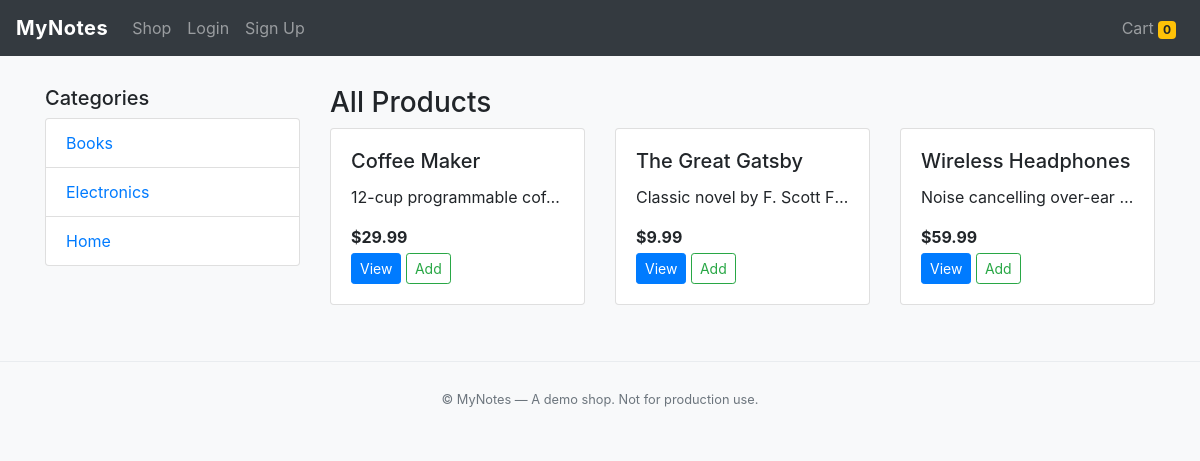
Page /shop on the committed database.
### Website/models.py (models this page shows)
class Category(db.Model):
    id = db.Column(db.Integer, primary_key=True)
    name = db.Column(db.String(150), unique=True, nullable=False)
    description = db.Column(db.String(500))
    products = db.relationship('Product', backref='category', lazy=True)

class Product(db.Model):
    id = db.Column(db.Integer, primary_key=True)
    name = db.Column(db.String(200), nullable=False)
    description = db.Column(db.String(2000))
    price = db.Column(db.Float, nullable=False, default=0.0)
    image = db.Column(db.String(300))
    category_id = db.Column(db.Integer, db.ForeignKey('category.id'))

### Website/views.py (the view)
@views.route('/shop')
def shop():
    categories = Category.query.order_by(Category.name).all()
    products = Product.query.order_by(Product.name).all()
    return render_template('shop.html', categories=categories, products=products)

### Website/Templates/shop.html (shortened to what this page needs)
{% extends "base.html" %}
{% block content %}
<div class="row">
  <div class="col-md-3">
    <h5>Categories</h5>
    <ul class="list-group">
      {% for cat in categories %}
      <li class="list-group-item"><a href="{{ url_for('views.category_page', category_id=cat.id) }}">{{ cat.name }}</a></li>
      {% endfor %}
    </ul>
  </div>
  <div class="col-md-9">
    <h3>All Products</h3>
    <div class="row">
      {% for p in products %}
      <div class="col-md-4 mb-3">
        <div class="card h-100">
          <div class="card-body d-flex flex-column">
            <h5 class="card-title">{{ p.name }}</h5>
            <p class="card-text text-truncate">{{ p.description }}</p>
            <div class="mt-auto">
              <p class="mb-1"><strong>${{ '%.2f'|format(p.price) }}</strong></p>
              <a href="{{ url_for('views.product_page', product_id=p.id) }}" class="btn btn-sm btn-primary">View</a>
              <form method="POST" action="{{ url_for('views.add_to_cart') }}" class="d-inline">
                <button class="btn btn-sm btn-outline-success">Add</button>
              </form>
            </div>
          </div>
        </div>
      </div>
      {% endfor %}
    </div>
  </div>
</div>
{% endblock %}

### Website/Templates/base.html (shortened to what this page needs)
<!DOCTYPE html>
<html>
  <head>
    <link rel="stylesheet" href="https://stackpath.bootstrapcdn.com/bootstrap/4.4.1/css/bootstrap.min.css" />
    <link rel="stylesheet" href="{{ url_for('static', filename='style.css') }}" />
    <link
      rel="stylesheet"
      href="https://stackpath.bootstrapcdn.com/font-awesome/4.7.0/css/font-awesome.min.css"
    />
  </head>
  <body>
    <nav class="navbar navbar-expand-lg navbar-dark bg-dark fixed-top">
      <a class="navbar-brand" href="{{ url_for('views.home') }}">MyNotes</a>
      <div class="collapse navbar-collapse" id="navbar">
        <div class="navbar-nav">
          {% if user.is_authenticated %}
          <a class="nav-item nav-link" id="home" href="{{ url_for('views.home') }}">Home</a>
          <a class="nav-item nav-link" id="shop" href="{{ url_for('views.shop') }}">Shop</a>
          <a class="nav-item nav-link" id="logout" href="{{ url_for('auth.logout') }}">Logout</a>
          {% else %}
          <a class="nav-item nav-link" id="shop" href="{{ url_for('views.shop') }}">Shop</a>
          <a class="nav-item nav-link" id="login" href="{{ url_for('auth.login') }}">Login</a>
          <a class="nav-item nav-link" id="signUp" href="{{ url_for('auth.sign_up') }}">Sign Up</a>
          {% endif %}
        </div>
        <div class="navbar-nav ml-auto">
          <a class="nav-item nav-link" href="{{ url_for('views.cart') }}">Cart <span class="badge badge-cart">{{ cart_count or 0 }}</span></a>
        </div>
      </div>
    </nav>
    <div class="container mt-3">{% block content %} {% endblock %}</div>
    <footer class="footer">
      <div class="container text-center">
        <small>&copy; MyNotes — A demo shop. Not for production use.</small>
      </div>
    </footer>
  </body>
</html>

### Website/static/style.css (style rules this page uses)
body { background: #f8f9fa; }
.navbar-brand { font-weight: 700; letter-spacing: 0.5px; }
.footer { padding: 24px 0; margin-top: 40px; border-top: 1px solid #e9ecef; color: #6c757d; }
.badge-cart { background:#ffc107; color:#212529; }
.text-truncate { max-width: 100%; }

### Website/Templates/base.html (style rules this page uses)
body { padding-top: 70px; }

### rows in the picture
Category: name "Books"
Category: name "Electronics"
Category: name "Home"
Product: name "Coffee Maker", description "12-cup programmable cof…", price "29.99"
Product: name "The Great Gatsby", description "Classic novel by F. Scott F…", price "9.99"
Product: name "Wireless Headphones", description "Noise cancelling over-ear…", price "59.99"

### other values in the picture
{{ cart_count or 0 }} "0"
